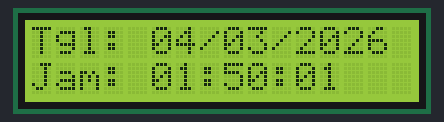
Recording of a sketch running on a simulated Arduino Uno, built with avr-gcc and run on an emulated ATmega328P. On the bench: 16×2 character LCD. The local clock reads 2024-03-15 10:24:30 at power-on unless the sketch sets it.

Above: at 0.1 s.
At 4.3 s:
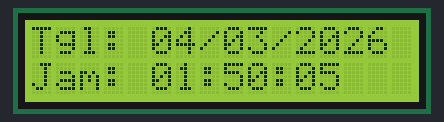
At 9.4 s:
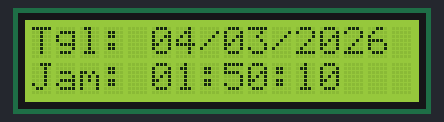
At 18.7 s:
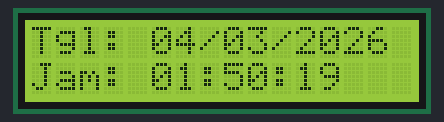
At 27.9 s:
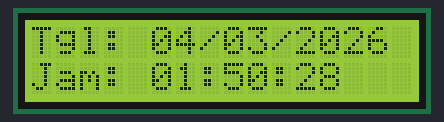
At 38.2 s:
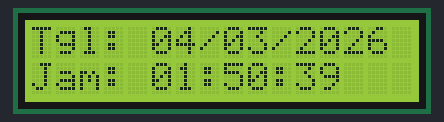

The sketch:

jam.ino
```cpp
#include <Wire.h>
#include <LiquidCrystal_I2C.h>
#include <virtuabotixRTC.h>

// Inisialisasi LCD (Alamat 0x27, 16 kolom, 2 baris)
LiquidCrystal_I2C lcd(0x27, 16, 2);

// Inisialisasi DS1302 (CLK, DAT, RST)
virtuabotixRTC myRTC(5, 4, 2);

void setup() {
  lcd.init();
  lcd.backlight();

  // --- BAGIAN PENTING: SETTING WAKTU ---
  // Format: detik, menit, jam, hari_dalam_seminggu, tanggal, bulan, tahun
  // Contoh: Detik 00, Menit 10, Jam 08, Hari ke-3 (Rabu), Tanggal 4, Bulan 3, Tahun 2026
  // Hapus tanda "//" di bawah ini untuk mengatur waktu pertama kali, lalu Upload.

  myRTC.setDS1302Time(01, 50, 01, 3, 4, 3, 2026);
}

void loop() {
  myRTC.updateTime();

  // Tampilkan Tanggal di Baris 1
  lcd.setCursor(0, 0);
  lcd.print("Tgl: ");
  if (myRTC.dayofmonth < 10) lcd.print("0");
  lcd.print(myRTC.dayofmonth);
  lcd.print("/");
  if (myRTC.month < 10) lcd.print("0");
  lcd.print(myRTC.month);
  lcd.print("/");
  lcd.print(myRTC.year);

  // Tampilkan Jam di Baris 2
  lcd.setCursor(0, 1);
  lcd.print("Jam: ");
  if (myRTC.hours < 10) lcd.print("0");
  lcd.print(myRTC.hours);
  lcd.print(":");
  if (myRTC.minutes < 10) lcd.print("0");
  lcd.print(myRTC.minutes);
  lcd.print(":");
  if (myRTC.seconds < 10) lcd.print("0");
  lcd.print(myRTC.seconds);

  delay(1000);
}
```

Measured:
- what the display in image 1 shows lasts 1.0 s, from 4.2 s to 5.2 s
